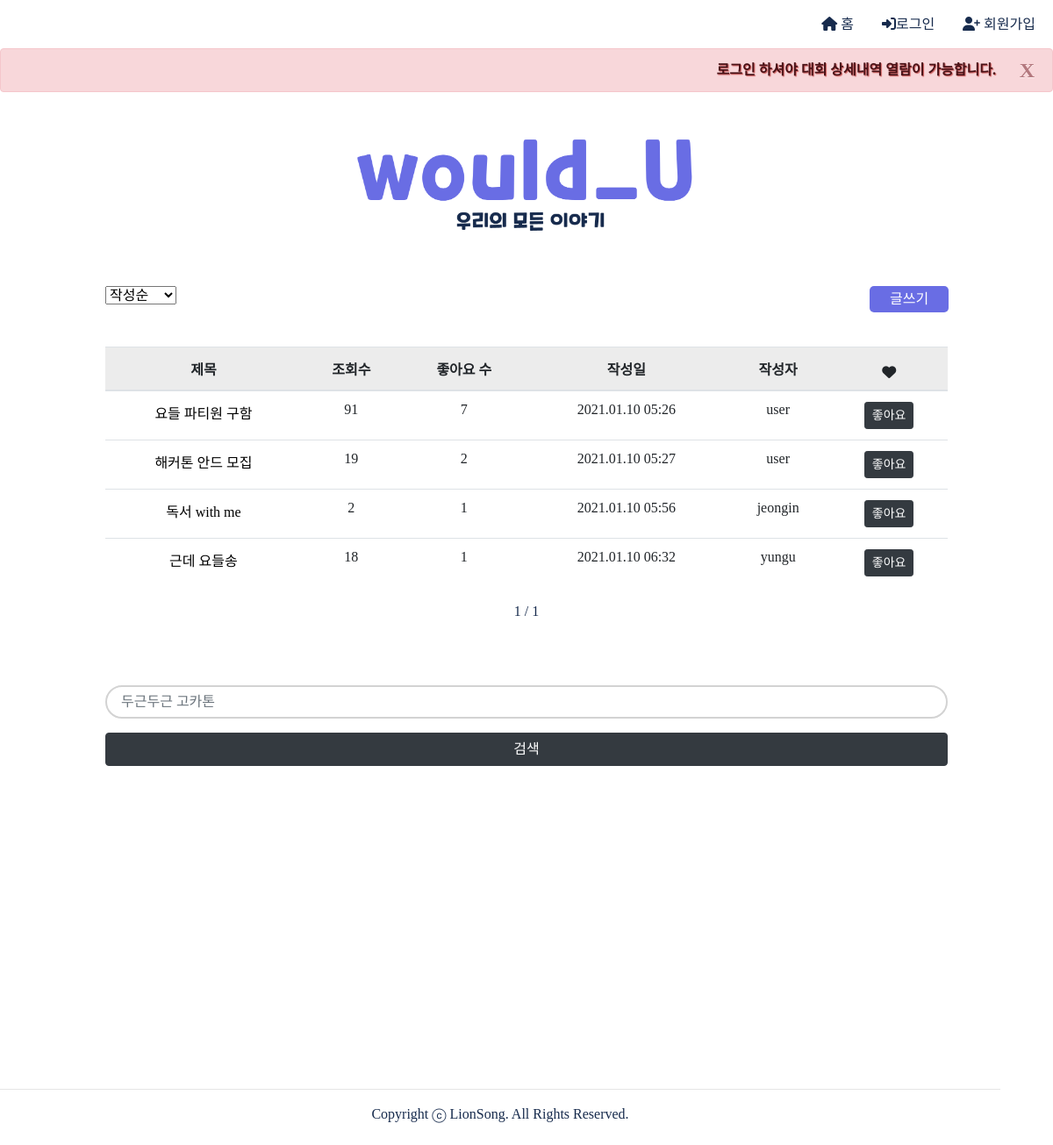
The app's page /community/comList/ with its own data.
### community/models.py (models this page shows, shortened)
class Community(models.Model):
    title = models.CharField('제목',max_length=200)
    username = models.ForeignKey(User, related_name='communities', on_delete=models.CASCADE)
    pub_date = models.DateTimeField('날짜',auto_now_add = True)
    updated_at = models.DateTimeField(auto_now = True)
    body = models.TextField('본문')
    scrap_user_set = models.ManyToManyField(User, related_name='scrap_user_set', through='Scrap')
    view_count = models.IntegerField(default=0)
    scrap_counting = models.IntegerField(default=0)
    def scrap_count(self):
        return self.scrap_user_set.count()

### community/views.py (the view)
# urls.py: path('comList/', views.comList, name='comList'),
def comList(request):
    plans = Community.objects
    sort = request.GET.get('sort','')
    plan_list = Community.objects.all()
    if sort == 'scrap':
        plan_list = Community.objects.all().order_by('-scrap_counting', '-pub_date')
    elif sort == 'view':
        plan_list = Community.objects.all().order_by('-view_count', '-pub_date')
    elif sort == 'date':
        plan_list = Community.objects.all().order_by('-pub_date')
    elif sort == 'writedate':
        plan_list = Community.objects.all().order_by('pub_date')
    paginator = Paginator(plan_list,10)
    page = request.GET.get('page')
    posts = paginator.get_page(page)
    return render(request, 'com_list.html', {'plans':plans, 'posts':posts })

### community/templates/com_list.html (shortened to what this page needs)
{% extends 'nav.html' %}
{% load bootstrap4 %}
{% block content %}
<head>
</head>
<body>
<br>
<div class ="body_margin">
<div class="bar">
<div class="bar2" style="margin-left: 10%;">
    <select id = "sort-select" onchange="location = this.value;">
        <option class = "sort-writedate" value="?sort=writedate">작성순</option>
    </select>
    <a style="text-align: right; float:right; margin-right:11%; " href="{% url 'com_new' %}"><input type="button" style="width: 90px; height: 30px; border: 0; outline: 0; color:white; background-color:#696de4; border-radius: 5px;" value="글쓰기"></a>
</div>
<br><br>
<div style="width: 100%;">
    <table class="table" style="width : 80% ;margin-left: auto; margin-right: auto;">
        <thead>
            <tr style="background-color:#ececec">
                <th style="text-align:center" scope = "col">제목</th>
                <th style="text-align:center" scope = "col">조회수</th>
                <th style="text-align:center" scope = "col">좋아요 수</th>
                <th style="text-align:center" scope = "col">작성일</th>
                <th style="text-align:center" scope = "col">작성자</th>
                <th style="text-align:center" scope = "col"><i class="fas fa-heart"></i></th>
            </tr>
        </thead>
        <tbody>
            {% for plan in posts %}
            <tr onmouseover="this.style.background='#cfcfe4'" onmouseout="this.style.background='white'">
                <td style="text-align:center" ><a class="title" href="{% url 'community' plan.id %}">{{plan.title}}</a></td>
                <td style="text-align:center">{{plan.view_count}}</td>
                <td style="text-align:center">{{plan.scrap_count}}</td>
                <td style="text-align:center">{{plan.pub_date | date:'Y.m.d H:i'}}</td>
                <td style="text-align:center">{{plan.username}}</td>
                <td style="text-align:center">
                    {% if user in plan.scrap_user_set.all %}
                    <a href="{% url 'scrap' plan.id %}" class = "btn btn-dark btn-sm">좋아요 취소</a>
                    {% else %}
                    <a href ="{% url 'scrap' plan.id %}" class = "btn btn-dark btn-sm">좋아요</a>
                    {% endif %}
                </td>
            </tr>
            {% endfor %}
        </tbody>
    </table>
</div>
<div class="container"  style="text-align: center;">
    <span>{{posts.number}}</span>
    <span>/</span>
    <span>{{posts.paginator.num_pages}}</span>
    <br>
</div>
</div>
</div>
<br><br><br>
<div class="search-bar" style="margin-left:10%; margin-right:10%;">
    <form action="{%url 'search'%}", method="get">
      <div class="row">
        <div class="col align-items-center form-group">
          <input class="form-control border-2 shadow-2" type="search" name="query"
            style="border-radius: 30px; border:lightgray solid 2px;" text-align="center"
            placeholder=" 두근두근 고카톤">
        </div>
    </div>
      <div class="row">
        <div class="col">
          <button class="btn btn-dark btn-block rounded-xl h-80" type="submit">검색 </button>
        </div>
      </div>
    </form>
  </div>
</body>
{%endblock%}

### crudproject/templates/nav.html (style rules this page uses)
body { font-family:"paybooc-Medium"; color:#172b4d; }

### community/templates/com_list.html (style rules this page uses)
.title:link { text-decoration: none; color: black; }

### records on screen
Community: title "요들 파티원 구함", view_count "91", scrap_count "7", pub_date "2021.01.10 05:26", username "user", shows "좋아요"
Community: title "해커톤 안드 모집", view_count "19", scrap_count "2", pub_date "2021.01.10 05:27", username "user", shows "좋아요"
Community: title "독서 with me", view_count "2", scrap_count "1", pub_date "2021.01.10 05:56", username "jeongin", shows "좋아요"
Community: title "근데 요들송", view_count "18", scrap_count "1", pub_date "2021.01.10 06:32", username "yungu", shows "좋아요"

### other values on screen
{{ posts.number }} "1"
{{ posts.paginator.num_pages }} "1"
